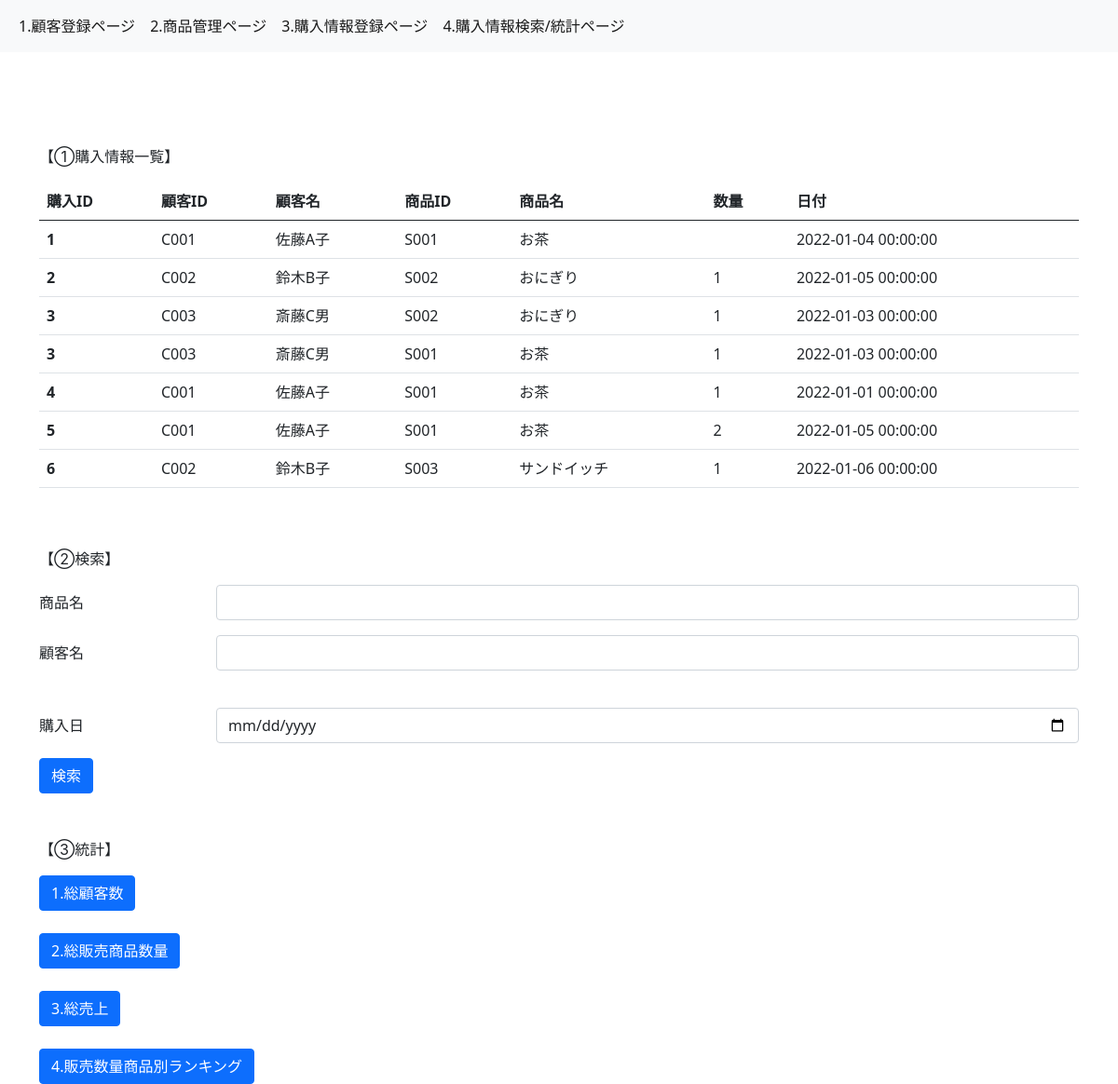
The app's page /purchase_data_statistics with its own data.
### models.py (models this page shows, shortened)
class Purchase(db.Model):
    __tablename__="purchases"
    purchase_id = db.Column(db.Integer,primary_key=True,autoincrement=True)
    customer_id = db.Column(db.String,db.ForeignKey("customers.customer_id"))
    date = db.Column(db.DateTime)
    purchase_details = db.relationship("Purchase_detail",backref="purchases",cascade="delete")

class Customer(db.Model):
    __tablename__="customers"
    customer_id = db.Column(db.String,primary_key=True)
    customer_name = db.Column(db.String,nullable=False)
    age = db.Column(db.Integer)
    gender = db.Column(db.String)
    purchases = db.relationship("Purchase",backref="customers",cascade="delete")

class Purchase_detail(db.Model):
    __tablename__="purchase_details"
    purchase_id = db.Column(db.Integer,db.ForeignKey("purchases.purchase_id"),primary_key=True)
    item_id = db.Column(db.String,db.ForeignKey("items.item_id"),primary_key=True)
    quantity = db.Column(db.Integer,nullable=False)

class Item(db.Model):
    __tablename__="items"
    item_id = db.Column(db.String,primary_key=True)
    item_name = db.Column(db.String,nullable=False)
    price = db.Column(db.Integer)
    purchase_details = db.relationship("Purchase_detail",backref="items",cascade="delete")

### app.py (the view)
@app.route("/purchase_data_statistics")
def purchase_data_statistics():
    joined_purchase_details = db.session.query(Purchase,Purchase_detail).join(Purchase_detail,Purchase.purchase_id==Purchase_detail.purchase_id).all()
    joined_purchase_details = db.session.query(Purchase,Purchase_detail,Customer).join(Purchase_detail,Purchase.purchase_id==Purchase_detail.purchase_id).join(Customer,Purchase.customer_id==Customer.customer_id).all()
    joined_purchase_details = db.session.query(Purchase,Purchase_detail,Customer,Item).join(Purchase_detail,Purchase.purchase_id==Purchase_detail.purchase_id).join(Customer,Purchase.customer_id==Customer.customer_id).join(Item,Purchase_detail.item_id==Item.item_id).all()
    customers = Customer.query.all()
    return render_template("4_purchase_data_statistics.html",joined_purchase_details=joined_purchase_details,customers=customers)

### templates/4_purchase_data_statistics.html (shortened to what this page needs)
{% extends "base.html" %} {% block content %}
<p>【①購入情報一覧】</p>
<table class="table">
  <thead>
    <tr>
      <th scope="col">購入ID</th>
      <th scope="col">顧客ID</th>
      <th scope="col">顧客名</th>
      <th scope="col">商品ID</th>
      <th scope="col">商品名</th>
      <th scope="col">数量</th>
      <th scope="col">日付</th>
    </tr>
  </thead>
  <tbody>
    {% for joined_purchase_detail in joined_purchase_details%}
    <tr>
      <th scope="row">{{joined_purchase_detail.Purchase.purchase_id}}</th>
      <td>{{joined_purchase_detail.Customer.customer_id}}</td>
      <td>{{joined_purchase_detail.Customer.customer_name}}</td>
      <td>{{joined_purchase_detail.Purchase_detail.item_id}}</td>
      <td>{{joined_purchase_detail.Item.item_name}}</td>
      <td>{{joined_purchase_detail.Purchase_detail.quantity}}</td>
      <td>{{joined_purchase_detail.Purchase.date}}</td>
    </tr>
    {% endfor %}
  </tbody>
</table>
<br />
<br />
<p>【②検索】</p>
<form action="/search_purchase" method="post">
  <div class="row mb-3">
    <label for="input-item-name" class="col-sm-2 col-form-label">商品名</label>
    <div class="col-sm-10">
      <input
        type="text"
        class="form-control"
        id="input-item-name"
        name="input-item-name"
      />
    </div>
  </div>
  <div class="row mb-3">
    <label for="input-customer-name" class="col-sm-2 col-form-label"
      >顧客名</label
    >
    <div class="col-sm-10">
      <select
        class="form-control"
        id="input-customer-name"
        name="input-customer-name"
      >
        <option value=""></option>
        {% for customer in customers %}
        <option value="{{customer.customer_name}}">
        </option>
        {% endfor %}
      </select>
    </div>
  </div>
  <br />
  <div class="row mb-3">
    <label for="input-date" class="col-sm-2 col-form-label">購入日</label>
    <div class="col-sm-10">
      <input
        type="date"
        class="form-control"
        id="input-date"
        name="input-date"
      />
    </div>
  </div>
  <button type="submit" class="btn btn-primary" formmethod="post">検索</button>
</form>
<br />
<br />
<p>【③統計】</p>
<form action="/count_customers" method="post">
  <button type="submit" class="btn btn-primary" formmethod="post">
    1.総顧客数
  </button>
</form>
<br />
<form action="/count_quantity" method="post">
  <button type="submit" class="btn btn-primary" formmethod="post">
    2.総販売商品数量
  </button>
</form>
<br />
<form action="/total_sales" method="post">
  <button type="submit" class="btn btn-primary" formmethod="post">
    3.総売上
  </button>
</form>
<br />
<form action="/ranking_items" method="post">
  <button type="submit" class="btn btn-primary" formmethod="post">
    4.販売数量商品別ランキング
  </button>
</form>
{% endblock %}

### templates/base.html (shortened to what this page needs)
<!DOCTYPE html>
<html lang="ja">
  <head>
    <link
      href="https://cdn.jsdelivr.net/npm/bootstrap@5.0.2/dist/css/bootstrap.min.css"
      rel="stylesheet"
    />
  </head>
  <body>
    <nav class="navbar navbar-expand-lg navbar-light bg-light">
      <div class="container-fluid">
        <div class="collapse navbar-collapse" id="navbarSupportedContent">
          <ul class="navbar-nav me-auto mb-2 mb-lg-0">
            <li class="nav-item">
              <a
                class="nav-link active"
                aria-current="page"
                href="{{url_for('index')}}"
                >1.顧客登録ページ</a
              >
            </li>
            <li class="nav-item">
              <a
                class="nav-link active"
                aria-current="page"
                href="{{url_for('item')}}"
                >2.商品管理ページ</a
              >
            </li>
            <li class="nav-item">
              <a
                class="nav-link active"
                aria-current="page"
                href="{{url_for('purchase')}}"
                >3.購入情報登録ページ</a
              >
            </li>
            <li class="nav-item">
              <a
                class="nav-link active"
                aria-current="page"
                href="{{url_for('purchase_data_statistics')}}"
                >4.購入情報検索/統計ページ</a
              >
            </li>
          </ul>
        </div>
      </div>
    </nav>
    <div class="container" style="padding-top: 100px">
      {% block content %} {% endblock %}
    </div>
  </body>
</html>

### records on screen
Purchase: Purchase.purchase_id "1", Customer.customer_id "C001", Customer.customer_name "佐藤A子", Purchase_detail.item_id "S001", Item.item_name "お茶", Purchase "2022-01-04 00:00:00"
Purchase: Purchase.purchase_id "2", Customer.customer_id "C002", Customer.customer_name "鈴木B子", Purchase_detail.item_id "S002", Item.item_name "おにぎり", Purchase_detail.quantity "1", Purchase "2022-01-05 00:00:00"
Purchase: Purchase.purchase_id "3", Customer.customer_id "C003", Customer.customer_name "斎藤C男", Purchase_detail.item_id "S002", Item.item_name "おにぎり", Purchase_detail.quantity "1", Purchase "2022-01-03 00:00:00", Purchase_detail.item_id "S001", Item.item_name "お茶"
Purchase: Purchase.purchase_id "4", Customer.customer_id "C001", Customer.customer_name "佐藤A子", Purchase_detail.item_id "S001", Item.item_name "お茶", Purchase_detail.quantity "1", Purchase "2022-01-01 00:00:00"
Purchase: Purchase.purchase_id "5", Customer.customer_id "C001", Customer.customer_name "佐藤A子", Purchase_detail.item_id "S001", Item.item_name "お茶", Purchase_detail.quantity "2", Purchase "2022-01-05 00:00:00"
Purchase: Purchase.purchase_id "6", Customer.customer_id "C002", Customer.customer_name "鈴木B子", Purchase_detail.item_id "S003", Item.item_name "サンドイッチ", Purchase_detail.quantity "1", Purchase "2022-01-06 00:00:00"
